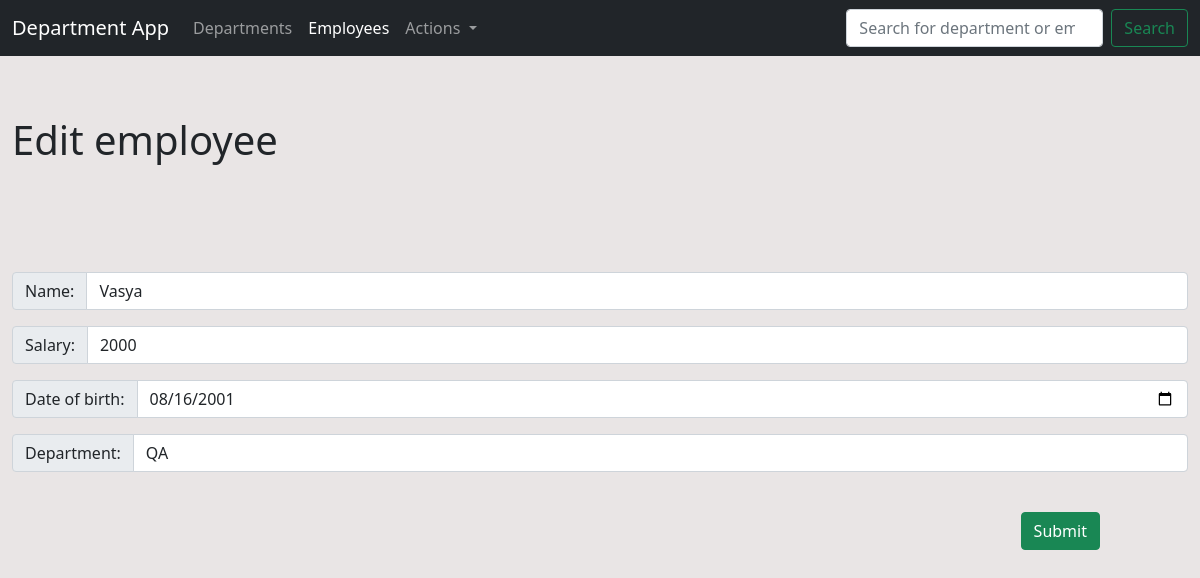
The page /employees/edit/1 on the database as committed earlier.
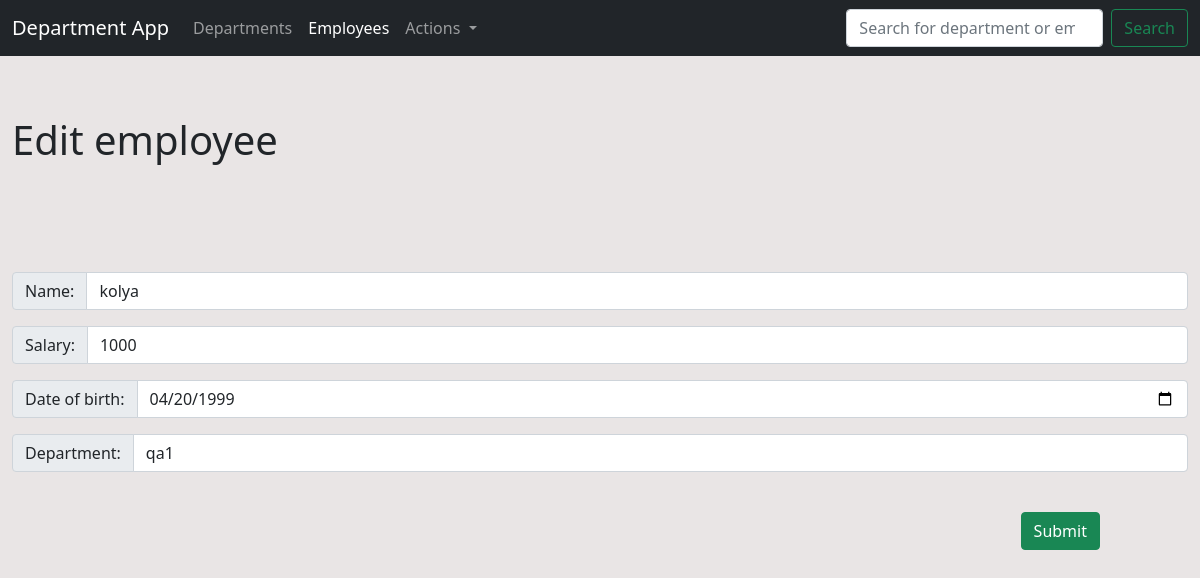
The same page on the database as committed later.
### department_app/models/employee_model.py (models this page shows, shortened)
class Employees(db.Model):
    id = db.Column(db.Integer, primary_key = True)
    emp_name = db.Column(db.String(50), nullable = False)
    emp_db = db.Column(db.String, nullable = False)
    emp_salary = db.Column(db.Integer, nullable = False)
    emp_department = db.Column(db.String(50), nullable = False)

### department_app/views/employees_view.py (the view, shortened to what this page needs)
@app.route("/employees/edit/<emp_id>", methods = ['POST', 'GET'])
def edit_employee(emp_id):
    employee = Employees.query.get_or_404(emp_id)
    default = [[employee.emp_name, employee.emp_salary, employee.emp_db]]
    return render_template('add_employee.html', action = f'/employees/edit/{emp_id}', default = default, all_deps = Departments.query.all(), menu = menu, dropdown = dropdown, title = 'Edit employee')

### department_app/templates/add_employee.html (shortened to what this page needs)
{% extends 'base.html' %}
{% block content %}
    <section>
        <div class="container-xxl">
          <div class="row">
            <div class="col-8">
              <h1>{{ title }}</h1>
            </div>
            <div class="col-4"></div>
          </div>
        </div>
      </section>
      <section>
        <form action = "{{ action }}" method="post">
        <div class="container-xxl">
          {% for data in default %}
            <div class="input-group mb-3">
                <span class="input-group-text" id="inputGroup-sizing-default">Name:</span>
                <input value="{{default[0][0]}}" type="text" name="employee_name" class="form-control" aria-label="Sizing example input" aria-describedby="inputGroup-sizing-default">
            </div>
            <div class="input-group mb-3">
                <span class="input-group-text">Salary:</span>
                <input value="{{default[0][1]}}" type="number" name="employee_salary" class="form-control" min="300" max="10000" step="50">
            </div>
            <div class="input-group mb-3">
                <span class="input-group-text">Date of birth:</span>
                <input value="{{default[0][2]}}" type="date" name="employee_age" max="2023-01-01" min="1935-01-01" value="2000-11-17" class="form-control">
            </div>
          {% endfor %}
            <div class="input-group mb-3">
                <span class="input-group-text" id="inputGroup-sizing-default">Department:</span>
                <select class="form-control" name="employee_department" aria-label="Sizing example input" aria-describedby="inputGroup-sizing-default">
                  {% for data in all_deps %}
                  <option>{{ data.dep_name }}</option>
                  {% endfor %}
                </select>
            </div>
            <br>
            <div >
                <button type="submit" class="btn btn-success">Submit</button>
            </div>
        </div>
      </form>
    </section>
    {% endblock -%}

Rows that differ between the two databases and show on the page:
removed Employees: employee_name "Vasya", employee_salary "2000", employee_age "08/16/2001"
added Employees: employee_name "kolya", employee_salary "1000", employee_age "04/20/1999"
Other text that changed with them:
form field employee_department: "QA" → "qa1"
